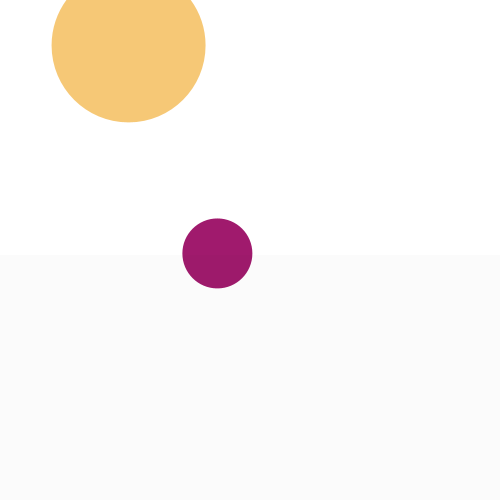
Frame 1 (no input)
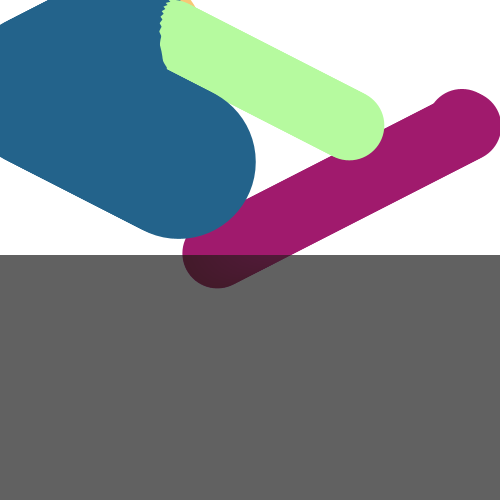
Frame 60 (the mouse pressed at the canvas centre just before this capture)
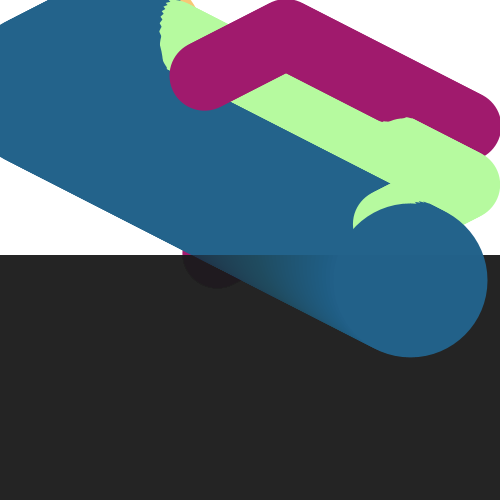
Frame 120 (the mouse held since frame 60 and released just before this capture)

The Processing sketch that drew these frames (run headless with seeded random() and noise(); from frame 60 on, the mouse is pressed at the canvas centre):

// Processing sketch: processing_79512
// ── processing_79512.pde

//based on basic predator and prey example in class
 
float pY = 0; // variable that controls y coordinate of prey ellipse
float pX = 0; // variable that controls x coordinate of prey ellipse
float gY = 0; // variable that controls y coordinate of green predator ellipse
float gX = 0; // variable that controls x coordinate of green predator ellipse
float rY = 0; // variable that controls y coordinate of red predator ellipse
float rX = 0; // variable that controls x coordinate of red predator ellipse
float pMoveY; // variable that changes in the y to move the prey ellipse
float pMoveX; // variable that changes in the x to move the prey ellipse
float gMoveY; // variable that changes in the y to move the green predator ellipse
float gMoveX; // variable that changes in the x to move the green predator ellipse
float rMoveY; // variable that changes in the y to move the red predator ellipse
float rMoveX; // variable that changes in the x to move the red predator ellipse
float maxSpeed = 6.0; // variable that sets the maximum speed at which creatures can move
float radius = 35.0; // variable that sets the size of the ellipses
boolean pScared = false; // boolean variable that lets the white ellipse to remain scared
boolean pHungry = false;
boolean gScared = false; // boolean variable that lets the white ellipse to remain scared
boolean gHungry = false;
boolean rScared = false; // boolean variable that lets the white ellipse to remain scared
boolean rHungry = false;
void setup() {
  size(500, 500); // sets the size of the sketch
  background(255); // draws the background white
  pMoveX=random(-maxSpeed, maxSpeed); // sets the white ellipse speed in the x
  pMoveY=random(-maxSpeed, maxSpeed); // sets the white ellipse speed in the y
  gMoveX=random(-maxSpeed, maxSpeed); // sets the green ellipse speed in the x
  gMoveY=random(-maxSpeed, maxSpeed); // sets the green ellipse speed in the y
  rMoveX=random(-maxSpeed, maxSpeed); // sets the red ellipse speed in the x
  rMoveY=random(-maxSpeed, maxSpeed); // sets the red ellipse speed in the y
  rX=random(width-radius); // sets the starting position of the red ellipse in the x
  rY=random(height-radius); // sets the starting position of the red ellipse in the y
  gX=random(width-radius); // sets the starting position of the green ellipse in the x
  gY=random(height-radius); // sets the starting position of the green ellipse in the y
  pX=random(radius*1.2, width-radius*1.2);  // sets the starting position of the white ellipse in the x
  pY=random(radius*1.2, height-radius*1.2);  // sets the starting position of the white ellipse in the y
  smooth();  // sets all 2D primitives to draw smoothly
  noStroke();  // sets all 2D primitives to draw without outlines
  ellipseMode(RADIUS); // sets ellipses to draw using the last two numbers as radius width and radius height
}
void draw() {
  //////////RED "PREDATOR" ELLIPSE LOGIC
  rX+=rMoveX; // these 2 lines move the red ellipse
  rY+=rMoveY;
  if (rX>width-radius || rX<radius) { // these two if statements check to see if the red ellipse is still on screen and if not, then reverses the direction in which it is moving
    rMoveX=-rMoveX;
  }
  if (rY>width-radius || rY<radius) {
    rMoveY=-rMoveY;
  }
      if (dist(pX, pY/* preadtor*/, rX, rY/*self*/)<radius*1.2) { // this if statement checks to see if the white ellipse is near either of the predator ellipses
    if (gScared==false) {
      rMoveY=-pMoveY*1.2; // if the white ellipse is close to a predator, then it reverses direction in the y
      rMoveX=-pMoveX*1.2; // if the white ellipse is close to a predator, then it reverses direction in the x
      rScared=true;
    }
  }
  else {
    rScared=false; // if the white ellipse will remain "scared" until it is not near either predator
  }
  if (rScared==true) { // if the white ellipse is "scared" then it remains yellow
    fill(43, 78, 233);
  }
  else { // // if the white ellipse is not "scared" then it is white
    fill(205, 145, 65);
  }
   
  //            REDREDREDREDREDREDREDREDRED
   
     if (dist(pX, pY/*prey*/, gX, gY/*self*/)<radius*3) { // this if statement checks to see if the white ellipse is near either of the predator ellipses
    if (gHungry==false) {
      gMoveY=+rMoveY*.75; // if the white ellipse is close to a predator, then it reverses direction in the y
      gMoveX=+rMoveX*.75; // if the white ellipse is close to a predator, then it reverses direction in the x
      gHungry=true;
    }
  }
  else {
    gHungry=false; // if the white ellipse will remain "scared" until it is not near either predator
  }
  if (gHungry==true) { // if the white ellipse is "scared" then it remains yellow
    fill(164, 60, 250);
  }
  else if (gScared == true)
   fill (78, 45, 90);
  else { // // if the white ellipse is not "scared" then it is white
    fill(90, 150, 100);
  }
  fill(160, 26, 109); //sets the fill to red so the red ellipse is drawn as red
  ellipse(rX, rY, radius, radius); // draws red ellipse
    
  //////////GREEN "PREDATOR" ELLIPSE LOGIC
  gX+=gMoveX; // these 2 lines move the green ellipse
  gY+=gMoveY;
  if (gX>width-radius || gX<radius) { // these two if statements check to see if the green ellipse is still on screen and if not, then reverses the direction in which it is moving
    gMoveX=-gMoveX;
  }
  if (gY>width-radius || gY<radius) {
    gMoveY=-gMoveY;
  }
    if (dist(rX, rY/* preadtor*/, gX, gY/*self*/)<radius*1.2) { // this if statement checks to see if the white ellipse is near either of the predator ellipses
    if (gScared==false) {
      pMoveY=-gMoveY*1.2; // if the white ellipse is close to a predator, then it reverses direction in the y
      pMoveX=-gMoveX*1.2; // if the white ellipse is close to a predator, then it reverses direction in the x
      gScared=true;
    }
  }
  else {
    gScared=false; // if the white ellipse will remain "scared" until it is not near either predator
  }
  if (gScared==true) { // if the white ellipse is "scared" then it remains yellow
    fill(130, 235, 170);
  }
  else { // // if the white ellipse is not "scared" then it is white
    fill(59, 168, 15);
  }
   
     if (dist(pX, pY/*prey*/, gX, gY/*self*/)<radius*3) { // this if statement checks to see if the white ellipse is near either of the predator ellipses
    if (gHungry==false) {
      gMoveY=+rMoveY*.75; // if the white ellipse is close to a predator, then it reverses direction in the y
      gMoveX=+rMoveX*.75; // if the white ellipse is close to a predator, then it reverses direction in the x
      gHungry=true;
    }
  }
  else {
    gHungry=false; // if the white ellipse will remain "scared" until it is not near either predator
  }
  if (gHungry==true) { // if the white ellipse is "scared" then it remains yellow
    fill(235, 202, 248);
  }
  else if (gScared == true)
   fill (127, 165, 193);
  else { // // if the white ellipse is not "scared" then it is white
    fill(82, 230, 146);
  }
   
  fill(182, 250, 159);
  ellipse(gX, gY, radius, radius);
    
      
  //////////WHITE "PREY" ELLIPSE LOGIC
  pX+=pMoveX;  // these 2 lines move the white "prey" ellipse
  pY+=pMoveY;
  if (pX>width-radius*1.2 || pX<radius*1.2) { // these two if statements check to see if the white ellipse is still on screen and if not, then reverses the direction in which it is moving
    pMoveX=-pMoveX;
  }
  if (pY>width-radius*1.2 || pY<radius*1.2) {
    pMoveY=-pMoveY;
  }
  if (dist(gX, gY/* preadtor*/, pX, pY/*self*/)<radius*1.2) { // this if statement checks to see if the white ellipse is near either of the predator ellipses
    if (pScared==false) {
      pMoveY=-gMoveY*1.2; // if the white ellipse is close to a predator, then it reverses direction in the y
      pMoveX=-gMoveX*1.2; // if the white ellipse is close to a predator, then it reverses direction in the x
      pScared=true;
    }
  }
  else {
    pScared=false; // if the white ellipse will remain "scared" until it is not near either predator
  }
  if (pScared==true) { // if the white ellipse is "scared" then it remains yellow
    fill(34, 56, 60);
  }
  else { // // if the white ellipse is not "scared" then it is white
    fill(143, 180, 75);
  }
   
     if (dist(rX, rY/*prey*/, pX, pY/**/)<radius*3) { // this if statement checks to see if the white ellipse is near either of the predator ellipses
    if (pHungry==false) {
      pMoveY=+rMoveY*.75; // if the white ellipse is close to a predator, then it reverses direction in the y
      pMoveX=+rMoveX*.75; // if the white ellipse is close to a predator, then it reverses direction in the x
      pHungry=true;
    }
  }
  else {
    pHungry=false; // if the white ellipse will remain "scared" until it is not near either predator
  }
  if (pHungry==true) { // if the white ellipse is "scared" then it remains yellow
    fill(47, 9, 179);
  }
  else if (pScared == true)
   fill (246, 200, 118);
  else { // // if the white ellipse is not "scared" then it is white
    fill(35, 99, 139);
  }
   
  ellipse(pX, pY, radius*2.2, radius*2.2); // draw the white ellipse
  fill(0, 4);
  rect(0, 255, width, height); // this and the above line draw a feint black rectangle over the entire screen (this is how we get the nice trails)
}
